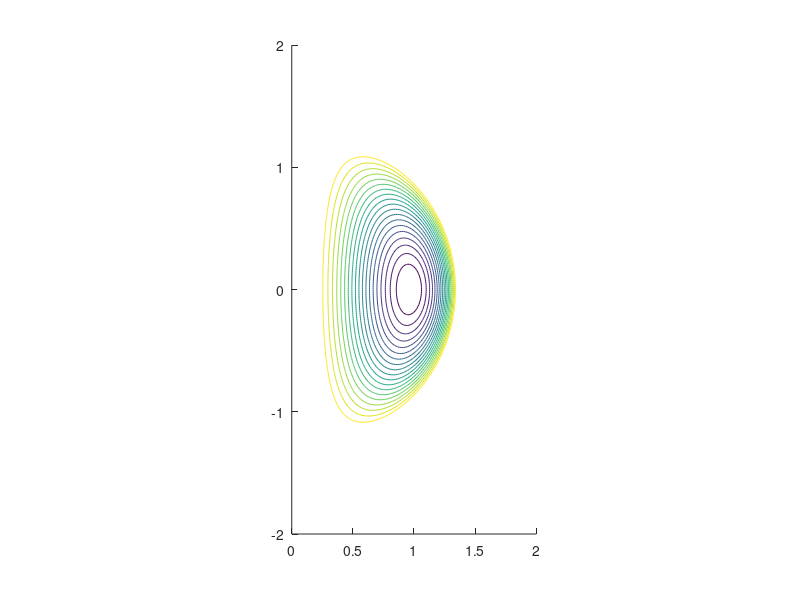

MATLAB code for this plot: (Note: this script raises an error after producing the figure.)
% plot_solovev

NR = 128;
rgrid = 0:2/(NR-1):2;
zgrid = -2:2/(NR-1):2;
[rmesh, zmesh] = meshgrid(rgrid, zgrid);

psi0= 0.9;
gamma = 0.8;
rmag = 0.964;
rbean= 0.93;
psi = psi0 * ( gamma/8 * ((rmesh.^2 - rmag^2).^2  - rbean^4) + (1-gamma)/2 * rmesh.^2 .* zmesh.^2 );

Npsi = 20;
psi_min   = min(min(psi));
psi_surfs = [psi_min:abs(psi_min/(Npsi-1)):0];

figure;
hold on;
contour(rmesh, zmesh, psi, psi_surfs);
daspect([1 1 1])
% plot(gs2.rlcf, gs2.zlcf ,'r','LineWidth',2);

load orbit.dat
plot(orbit(:,1),orbit(:,2)),xlabel('R(m)'), ylabel('Z(m)')
plot(orbit(1:1000,1),orbit(1:1000,2)),xlabel('R(m)'), ylabel('Z(m)')

% ,xlabel('R(m)'), ylabel('Z(m)')